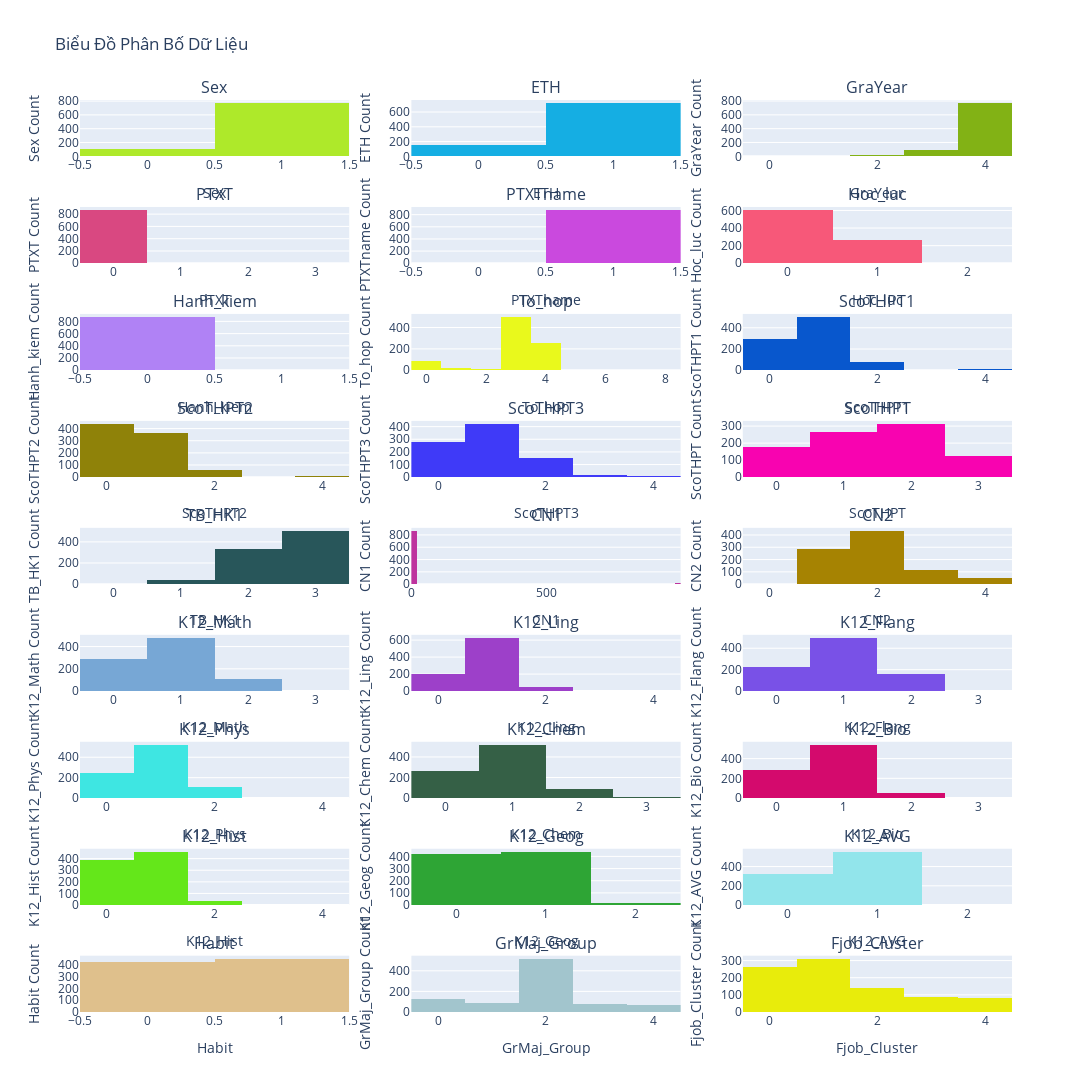

Source (notebook cell):
### Markdown cell above
# <h1>Trực quan hóa phân bố dữ liệu</h1>

### Code cell
# Tính toán số hàng và cột dựa trên số lượng cột trong df
columns_to_plot = df.columns
n_cols = 3  # Giả sử bạn muốn có 4 cột trong mỗi hàng
n_rows = int(np.ceil(len(columns_to_plot) / n_cols))

# Khởi tạo subplot
fig = sp.make_subplots(rows=n_rows, cols=n_cols, subplot_titles=columns_to_plot)

# Tạo một danh sách các màu sắc ngẫu nhiên cho biểu đồ
random_colors = ['#%06X' % random.randint(0, 0xFFFFFF) for _ in columns_to_plot]

# Vẽ biểu đồ phân phối cho từng biến
for i, (column, color) in enumerate(zip(columns_to_plot, random_colors)):
    row = i // n_cols + 1
    col = i % n_cols + 1

    fig.add_trace(
        go.Histogram(x=df[column], marker=dict(color=color), name=column, showlegend=False),
        row=row, col=col
    )

    fig.update_xaxes(title_text=f'{column}', row=row, col=col)
    fig.update_yaxes(title_text=f'{column} Count', row=row, col=col)

# Chỉnh layout và hiển thị biểu đồ
fig.update_layout(height=500 * n_rows, width=1100, title_text="Biểu Đồ Phân Bố Dữ Liệu")
fig.show()

### Figure 1 — Plotly figure (JSON) as saved in the notebook; plotly's stock layout.template omitted (floating-point values rounded to 4 significant figures; data arrays with more than 128 entries replaced by an {"elided": "..."} marker saying what was removed)
{"data": [{"marker": {"color": "#AEE92A"}, "name": "Sex", "showlegend": false, "type": "histogram", "x": {"elided": "881 int values"}, "xaxis": "x", "yaxis": "y"}, {"marker": {"color": "#15AEE3"}, "name": "ETH", "showlegend": false, "type": "histogram", "x": {"elided": "881 int values"}, "xaxis": "x2", "yaxis": "y2"}, {"marker": {"color": "#82B215"}, "name": "GraYear", "showlegend": false, "type": "histogram", "x": {"elided": "881 int values"}, "xaxis": "x3", "yaxis": "y3"}, {"marker": {"color": "#D94881"}, "name": "PTXT", "showlegend": false, "type": "histogram", "x": {"elided": "881 int values"}, "xaxis": "x4", "yaxis": "y4"}, {"marker": {"color": "#CA49DE"}, "name": "PTXTname", "showlegend": false, "type": "histogram", "x": {"elided": "881 int values"}, "xaxis": "x5", "yaxis": "y5"}, {"marker": {"color": "#F75879"}, "name": "Hoc_luc", "showlegend": false, "type": "histogram", "x": {"elided": "881 int values"}, "xaxis": "x6", "yaxis": "y6"}, {"marker": {"color": "#B082F5"}, "name": "Hanh_kiem", "showlegend": false, "type": "histogram", "x": {"elided": "881 int values"}, "xaxis": "x7", "yaxis": "y7"}, {"marker": {"color": "#E9F91C"}, "name": "To_hop", "showlegend": false, "type": "histogram", "x": {"elided": "881 int values"}, "xaxis": "x8", "yaxis": "y8"}, {"marker": {"color": "#0857CD"}, "name": "ScoTHPT1", "showlegend": false, "type": "histogram", "x": {"elided": "881 int values"}, "xaxis": "x9", "yaxis": "y9"}, {"marker": {"color": "#8F8209"}, "name": "ScoTHPT2", "showlegend": false, "type": "histogram", "x": {"elided": "881 int values"}, "xaxis": "x10", "yaxis": "y10"}, {"marker": {"color": "#3F3AF8"}, "name": "ScoTHPT3", "showlegend": false, "type": "histogram", "x": {"elided": "881 int values"}, "xaxis": "x11", "yaxis": "y11"}, {"marker": {"color": "#F803B0"}, "name": "ScoTHPT", "showlegend": false, "type": "histogram", "x": {"elided": "881 int values"}, "xaxis": "x12", "yaxis": "y12"}, {"marker": {"color": "#28565A"}, "name": "TB_HK1", "showlegend": false, "type": "histogram", "x": {"elided": "881 int values"}, "xaxis": "x13", "yaxis": "y13"}, {"marker": {"color": "#BE339E"}, "name": "CN1", "showlegend": false, "type": "histogram", "x": {"elided": "881 int values"}, "xaxis": "x14", "yaxis": "y14"}, {"marker": {"color": "#A68302"}, "name": "CN2", "showlegend": false, "type": "histogram", "x": {"elided": "881 int values"}, "xaxis": "x15", "yaxis": "y15"}, {"marker": {"color": "#77A7D5"}, "name": "K12_Math", "showlegend": false, "type": "histogram", "x": {"elided": "881 int values"}, "xaxis": "x16", "yaxis": "y16"}, {"marker": {"color": "#9D40C9"}, "name": "K12_Ling", "showlegend": false, "type": "histogram", "x": {"elided": "881 int values"}, "xaxis": "x17", "yaxis": "y17"}, {"marker": {"color": "#7951E7"}, "name": "K12_Flang", "showlegend": false, "type": "histogram", "x": {"elided": "881 int values"}, "xaxis": "x18", "yaxis": "y18"}, {"marker": {"color": "#3EE6E2"}, "name": "K12_Phys", "showlegend": false, "type": "histogram", "x": {"elided": "881 int values"}, "xaxis": "x19", "yaxis": "y19"}, {"marker": {"color": "#356046"}, "name": "K12_Chem", "showlegend": false, "type": "histogram", "x": {"elided": "881 int values"}, "xaxis": "x20", "yaxis": "y20"}, {"marker": {"color": "#D40A6D"}, "name": "K12_Bio", "showlegend": false, "type": "histogram", "x": {"elided": "881 int values"}, "xaxis": "x21", "yaxis": "y21"}, {"marker": {"color": "#64E71A"}, "name": "K12_Hist", "showlegend": false, "type": "histogram", "x": {"elided": "881 int values"}, "xaxis": "x22", "yaxis": "y22"}, {"marker": {"color": "#2EA535"}, "name": "K12_Geog", "showlegend": false, "type": "histogram", "x": {"elided": "881 int values"}, "xaxis": "x23", "yaxis": "y23"}, {"marker": {"color": "#92E5EB"}, "name": "K12_AVG", "showlegend": false, "type": "histogram", "x": {"elided": "881 int values"}, "xaxis": "x24", "yaxis": "y24"}, {"marker": {"color": "#DFC08C"}, "name": "Habit", "showlegend": false, "type": "histogram", "x": {"elided": "881 int values"}, "xaxis": "x25", "yaxis": "y25"}, {"marker": {"color": "#A2C5CD"}, "name": "GrMaj_Group", "showlegend": false, "type": "histogram", "x": {"elided": "881 int values"}, "xaxis": "x26", "yaxis": "y26"}, {"marker": {"color": "#E8EC0B"}, "name": "Fjob_Cluster", "showlegend": false, "type": "histogram", "x": {"elided": "881 int values"}, "xaxis": "x27", "yaxis": "y27"}], "layout": {"annotations": [{"font": {"size": 16}, "showarrow": false, "text": "Sex", "x": 0.1444, "xanchor": "center", "xref": "paper", "y": 1, "yanchor": "bottom", "yref": "paper"}, {"font": {"size": 16}, "showarrow": false, "text": "ETH", "x": 0.5, "xanchor": "center", "xref": "paper", "y": 1, "yanchor": "bottom", "yref": "paper"}, {"font": {"size": 16}, "showarrow": false, "text": "GraYear", "x": 0.8556, "xanchor": "center", "xref": "paper", "y": 1, "yanchor": "bottom", "yref": "paper"}, {"font": {"size": 16}, "showarrow": false, "text": "PTXT", "x": 0.1444, "xanchor": "center", "xref": "paper", "y": 0.8827, "yanchor": "bottom", "yref": "paper"}, {"font": {"size": 16}, "showarrow": false, "text": "PTXTname", "x": 0.5, "xanchor": "center", "xref": "paper", "y": 0.8827, "yanchor": "bottom", "yref": "paper"}, {"font": {"size": 16}, "showarrow": false, "text": "Hoc_luc", "x": 0.8556, "xanchor": "center", "xref": "paper", "y": 0.8827, "yanchor": "bottom", "yref": "paper"}, {"font": {"size": 16}, "showarrow": false, "text": "Hanh_kiem", "x": 0.1444, "xanchor": "center", "xref": "paper", "y": 0.7654, "yanchor": "bottom", "yref": "paper"}, {"font": {"size": 16}, "showarrow": false, "text": "To_hop", "x": 0.5, "xanchor": "center", "xref": "paper", "y": 0.7654, "yanchor": "bottom", "yref": "paper"}, {"font": {"size": 16}, "showarrow": false, "text": "ScoTHPT1", "x": 0.8556, "xanchor": "center", "xref": "paper", "y": 0.7654, "yanchor": "bottom", "yref": "paper"}, {"font": {"size": 16}, "showarrow": false, "text": "ScoTHPT2", "x": 0.1444, "xanchor": "center", "xref": "paper", "y": 0.6481, "yanchor": "bottom", "yref": "paper"}, {"font": {"size": 16}, "showarrow": false, "text": "ScoTHPT3", "x": 0.5, "xanchor": "center", "xref": "paper", "y": 0.6481, "yanchor": "bottom", "yref": "paper"}, {"font": {"size": 16}, "showarrow": false, "text": "ScoTHPT", "x": 0.8556, "xanchor": "center", "xref": "paper", "y": 0.6481, "yanchor": "bottom", "yref": "paper"}, {"font": {"size": 16}, "showarrow": false, "text": "TB_HK1", "x": 0.1444, "xanchor": "center", "xref": "paper", "y": 0.5309, "yanchor": "bottom", "yref": "paper"}, {"font": {"size": 16}, "showarrow": false, "text": "CN1", "x": 0.5, "xanchor": "center", "xref": "paper", "y": 0.5309, "yanchor": "bottom", "yref": "paper"}, {"font": {"size": 16}, "showarrow": false, "text": "CN2", "x": 0.8556, "xanchor": "center", "xref": "paper", "y": 0.5309, "yanchor": "bottom", "yref": "paper"}, {"font": {"size": 16}, "showarrow": false, "text": "K12_Math", "x": 0.1444, "xanchor": "center", "xref": "paper", "y": 0.4136, "yanchor": "bottom", "yref": "paper"}, {"font": {"size": 16}, "showarrow": false, "text": "K12_Ling", "x": 0.5, "xanchor": "center", "xref": "paper", "y": 0.4136, "yanchor": "bottom", "yref": "paper"}, {"font": {"size": 16}, "showarrow": false, "text": "K12_Flang", "x": 0.8556, "xanchor": "center", "xref": "paper", "y": 0.4136, "yanchor": "bottom", "yref": "paper"}, {"font": {"size": 16}, "showarrow": false, "text": "K12_Phys", "x": 0.1444, "xanchor": "center", "xref": "paper", "y": 0.2963, "yanchor": "bottom", "yref": "paper"}, {"font": {"size": 16}, "showarrow": false, "text": "K12_Chem", "x": 0.5, "xanchor": "center", "xref": "paper", "y": 0.2963, "yanchor": "bottom", "yref": "paper"}, {"font": {"size": 16}, "showarrow": false, "text": "K12_Bio", "x": 0.8556, "xanchor": "center", "xref": "paper", "y": 0.2963, "yanchor": "bottom", "yref": "paper"}, {"font": {"size": 16}, "showarrow": false, "text": "K12_Hist", "x": 0.1444, "xanchor": "center", "xref": "paper", "y": 0.179, "yanchor": "bottom", "yref": "paper"}, {"font": {"size": 16}, "showarrow": false, "text": "K12_Geog", "x": 0.5, "xanchor": "center", "xref": "paper", "y": 0.179, "yanchor": "bottom", "yref": "paper"}, {"font": {"size": 16}, "showarrow": false, "text": "K12_AVG", "x": 0.8556, "xanchor": "center", "xref": "paper", "y": 0.179, "yanchor": "bottom", "yref": "paper"}, {"font": {"size": 16}, "showarrow": false, "text": "Habit", "x": 0.1444, "xanchor": "center", "xref": "paper", "y": 0.06173, "yanchor": "bottom", "yref": "paper"}, {"font": {"size": 16}, "showarrow": false, "text": "GrMaj_Group", "x": 0.5, "xanchor": "center", "xref": "paper", "y": 0.06173, "yanchor": "bottom", "yref": "paper"}, {"font": {"size": 16}, "showarrow": false, "text": "Fjob_Cluster", "x": 0.8556, "xanchor": "center", "xref": "paper", "y": 0.06173, "yanchor": "bottom", "yref": "paper"}], "height": 4500, "title": {"text": "Biểu Đồ Phân Bố Dữ Liệu"}, "width": 1100, "xaxis": {"anchor": "y", "domain": [0, 0.2889], "title": {"text": "Sex"}}, "xaxis10": {"anchor": "y10", "domain": [0, 0.2889], "title": {"text": "ScoTHPT2"}}, "xaxis11": {"anchor": "y11", "domain": [0.3556, 0.6444], "title": {"text": "ScoTHPT3"}}, "xaxis12": {"anchor": "y12", "domain": [0.7111, 1], "title": {"text": "ScoTHPT"}}, "xaxis13": {"anchor": "y13", "domain": [0, 0.2889], "title": {"text": "TB_HK1"}}, "xaxis14": {"anchor": "y14", "domain": [0.3556, 0.6444], "title": {"text": "CN1"}}, "xaxis15": {"anchor": "y15", "domain": [0.7111, 1], "title": {"text": "CN2"}}, "xaxis16": {"anchor": "y16", "domain": [0, 0.2889], "title": {"text": "K12_Math"}}, "xaxis17": {"anchor": "y17", "domain": [0.3556, 0.6444], "title": {"text": "K12_Ling"}}, "xaxis18": {"anchor": "y18", "domain": [0.7111, 1], "title": {"text": "K12_Flang"}}, "xaxis19": {"anchor": "y19", "domain": [0, 0.2889], "title": {"text": "K12_Phys"}}, "xaxis2": {"anchor": "y2", "domain": [0.3556, 0.6444], "title": {"text": "ETH"}}, "xaxis20": {"anchor": "y20", "domain": [0.3556, 0.6444], "title": {"text": "K12_Chem"}}, "xaxis21": {"anchor": "y21", "domain": [0.7111, 1], "title": {"text": "K12_Bio"}}, "xaxis22": {"anchor": "y22", "domain": [0, 0.2889], "title": {"text": "K12_Hist"}}, "xaxis23": {"anchor": "y23", "domain": [0.3556, 0.6444], "title": {"text": "K12_Geog"}}, "xaxis24": {"anchor": "y24", "domain": [0.7111, 1], "title": {"text": "K12_AVG"}}, "xaxis25": {"anchor": "y25", "domain": [0, 0.2889], "title": {"text": "Habit"}}, "xaxis26": {"anchor": "y26", "domain": [0.3556, 0.6444], "title": {"text": "GrMaj_Group"}}, "xaxis27": {"anchor": "y27", "domain": [0.7111, 1], "title": {"text": "Fjob_Cluster"}}, "xaxis3": {"anchor": "y3", "domain": [0.7111, 1], "title": {"text": "GraYear"}}, "xaxis4": {"anchor": "y4", "domain": [0, 0.2889], "title": {"text": "PTXT"}}, "xaxis5": {"anchor": "y5", "domain": [0.3556, 0.6444], "title": {"text": "PTXTname"}}, "xaxis6": {"anchor": "y6", "domain": [0.7111, 1], "title": {"text": "Hoc_luc"}}, "xaxis7": {"anchor": "y7", "domain": [0, 0.2889], "title": {"text": "Hanh_kiem"}}, "xaxis8": {"anchor": "y8", "domain": [0.3556, 0.6444], "title": {"text": "To_hop"}}, "xaxis9": {"anchor": "y9", "domain": [0.7111, 1], "title": {"text": "ScoTHPT1"}}, "yaxis": {"anchor": "x", "domain": [0.9383, 1], "title": {"text": "Sex Count"}}, "yaxis10": {"anchor": "x10", "domain": [0.5864, 0.6481], "title": {"text": "ScoTHPT2 Count"}}, "yaxis11": {"anchor": "x11", "domain": [0.5864, 0.6481], "title": {"text": "ScoTHPT3 Count"}}, "yaxis12": {"anchor": "x12", "domain": [0.5864, 0.6481], "title": {"text": "ScoTHPT Count"}}, "yaxis13": {"anchor": "x13", "domain": [0.4691, 0.5309], "title": {"text": "TB_HK1 Count"}}, "yaxis14": {"anchor": "x14", "domain": [0.4691, 0.5309], "title": {"text": "CN1 Count"}}, "yaxis15": {"anchor": "x15", "domain": [0.4691, 0.5309], "title": {"text": "CN2 Count"}}, "yaxis16": {"anchor": "x16", "domain": [0.3519, 0.4136], "title": {"text": "K12_Math Count"}}, "yaxis17": {"anchor": "x17", "domain": [0.3519, 0.4136], "title": {"text": "K12_Ling Count"}}, "yaxis18": {"anchor": "x18", "domain": [0.3519, 0.4136], "title": {"text": "K12_Flang Count"}}, "yaxis19": {"anchor": "x19", "domain": [0.2346, 0.2963], "title": {"text": "K12_Phys Count"}}, "yaxis2": {"anchor": "x2", "domain": [0.9383, 1], "title": {"text": "ETH Count"}}, "yaxis20": {"anchor": "x20", "domain": [0.2346, 0.2963], "title": {"text": "K12_Chem Count"}}, "yaxis21": {"anchor": "x21", "domain": [0.2346, 0.2963], "title": {"text": "K12_Bio Count"}}, "yaxis22": {"anchor": "x22", "domain": [0.1173, 0.179], "title": {"text": "K12_Hist Count"}}, "yaxis23": {"anchor": "x23", "domain": [0.1173, 0.179], "title": {"text": "K12_Geog Count"}}, "yaxis24": {"anchor": "x24", "domain": [0.1173, 0.179], "title": {"text": "K12_AVG Count"}}, "yaxis25": {"anchor": "x25", "domain": [0, 0.06173], "title": {"text": "Habit Count"}}, "yaxis26": {"anchor": "x26", "domain": [0, 0.06173], "title": {"text": "GrMaj_Group Count"}}, "yaxis27": {"anchor": "x27", "domain": [0, 0.06173], "title": {"text": "Fjob_Cluster Count"}}, "yaxis3": {"anchor": "x3", "domain": [0.9383, 1], "title": {"text": "GraYear Count"}}, "yaxis4": {"anchor": "x4", "domain": [0.821, 0.8827], "title": {"text": "PTXT Count"}}, "yaxis5": {"anchor": "x5", "domain": [0.821, 0.8827], "title": {"text": "PTXTname Count"}}, "yaxis6": {"anchor": "x6", "domain": [0.821, 0.8827], "title": {"text": "Hoc_luc Count"}}, "yaxis7": {"anchor": "x7", "domain": [0.7037, 0.7654], "title": {"text": "Hanh_kiem Count"}}, "yaxis8": {"anchor": "x8", "domain": [0.7037, 0.7654], "title": {"text": "To_hop Count"}}, "yaxis9": {"anchor": "x9", "domain": [0.7037, 0.7654], "title": {"text": "ScoTHPT1 Count"}}}}
